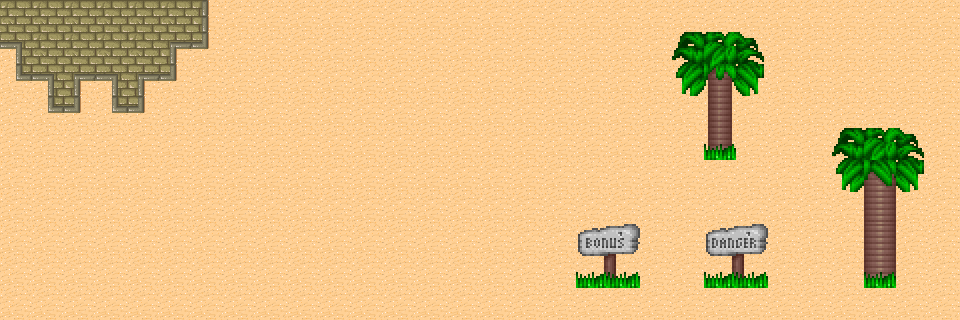

Rendered tile map (Tiled .tmx) drawn with the repository's tilesets; below, a short description and the map source with its tile grids summarised:
An orthogonal 30x10 tile map with 32x32 px tiles, 3 tile layers (DesertTiles, Tropical Tiles, Tropical Tiles FG), 2 tilesets and 4 objects.

<map version="1.0" orientation="orthogonal" width="30" height="10" tilewidth="32" tileheight="32">
 <tileset firstgid="1" name="fixed-ortho-test2" tilewidth="32" tileheight="32" spacing="2" margin="2">
  <image source="fixed-ortho-test2.png" width="640" height="400" />
 </tileset>
 <tileset firstgid="199" name="tmw_desert_spacing" tilewidth="32" tileheight="32" spacing="1" margin="1">
  <image source="tmw_desert_spacing.png" width="265" height="199" />
  <terraintypes>
   <terrain name="stone" tile="-1" />
  </terraintypes>
  <tile id="0" terrain=",,,0" />
  <tile id="1" terrain=",,0,0" />
  <tile id="2" terrain=",,0," />
  <tile id="8" terrain=",0,,0" />
  <tile id="9" terrain="0,0,0,0" />
  <tile id="10" terrain="0,,0," />
  <tile id="16" terrain=",0,," />
  <tile id="17" terrain="0,0,," />
  <tile id="18" terrain="0,,," />
  <tile id="19" terrain=",,,0" />
  <tile id="20" terrain=",,0," />
  <tile id="27" terrain=",0,," />
  <tile id="28" terrain="0,,," />
 </tileset>
 <layer name="DesertTiles" width="30" height="10">
  <data>[300 cells, 300 non-empty, 7 distinct tile ids]</data>
 </layer>
 <layer name="Tropical Tiles" width="30" height="10">
  <data>[300 cells, 27 non-empty, 25 distinct tile ids]</data>
 </layer>
 <layer name="Tropical Tiles FG" width="30" height="10">
  <data>[300 cells, 6 non-empty, 1 distinct tile ids]</data>
 </layer>
 <objectgroup name="Colliders_0" width="30" height="10">
  <object x="576" y="224" width="64" height="64" />
  <object x="704" y="224" width="64" height="64" />
 </objectgroup>
 <objectgroup name="Colliders_1" width="30" height="10">
  <object x="672" y="32" width="96" height="128" />
  <object x="864" y="288">
   <polygon points="0,0 0,-96 -32,-96 -32,-160 64,-160 64,-96 32,-96 32,0" />
  </object>
 </objectgroup>
</map>
